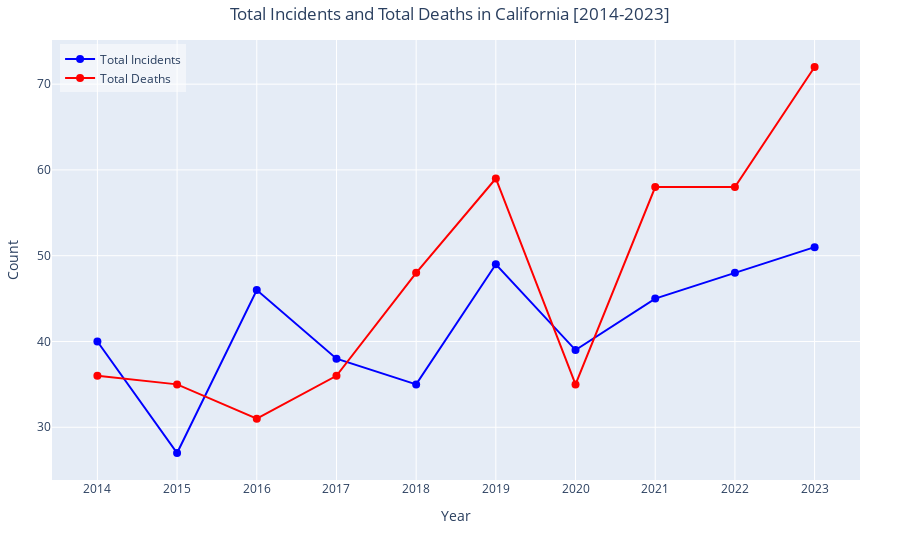

Write notebook code for a chart like this one.
### Code cell
data_california = data[data['State'] == 'California']

# Convert 'Incident Date' to datetime and extract the year
data_california['Incident Date'] = pd.to_datetime(data_california['Incident Date'])
data_california['Year'] = data_california['Incident Date'].dt.year

# Calculate total incidents and total deaths per year
total_per_year = data_california.groupby('Year').agg(
    total_incidents=('Incident ID', 'count'),
    total_deaths=('Victims Killed', 'sum')
).reset_index()

fig = go.Figure()

fig.add_trace(go.Scatter(
    x=total_per_year['Year'],
    y=total_per_year['total_incidents'],
    mode='lines+markers',
    name='Total Incidents',
    line=dict(color='blue'),
    marker=dict(symbol='circle', size=8)
))

# Add line for total deaths
fig.add_trace(go.Scatter(
    x=total_per_year['Year'],
    y=total_per_year['total_deaths'],
    mode='lines+markers',
    name='Total Deaths',
    line=dict(color='red'),
    marker=dict(symbol='circle', size=8)
))

fig.update_layout(
    title='Total Incidents and Total Deaths in California [2014-2023]',
    title_x=0.5,
    xaxis_title='Year',
    yaxis_title='Count',
    yaxis=dict(showgrid=True),
    xaxis=dict(showgrid=True),
    margin=dict(l=40, r=40, t=40, b=80),
    legend=dict(
        x=0.01,
        y=0.99,
        bgcolor='rgba(255, 255, 255, 0.5)'
    ),
)

fig.update_xaxes(tickmode='array', tickvals=total_per_year['Year'], ticktext=total_per_year['Year'])

fig.show()

### Figure 1 — Plotly figure (JSON) as saved in the notebook; plotly's stock layout.template omitted (floating-point values rounded to 4 significant figures)
{"data": [{"line": {"color": "blue"}, "marker": {"size": 8, "symbol": "circle"}, "mode": "lines+markers", "name": "Total Incidents", "type": "scatter", "x": [2014, 2015, 2016, 2017, 2018, 2019, 2020, 2021, 2022, 2023], "y": [40, 27, 46, 38, 35, 49, 39, 45, 48, 51]}, {"line": {"color": "red"}, "marker": {"size": 8, "symbol": "circle"}, "mode": "lines+markers", "name": "Total Deaths", "type": "scatter", "x": [2014, 2015, 2016, 2017, 2018, 2019, 2020, 2021, 2022, 2023], "y": [36, 35, 31, 36, 48, 59, 35, 58, 58, 72]}], "layout": {"legend": {"bgcolor": "rgba(255, 255, 255, 0.5)", "x": 0.01, "y": 0.99}, "margin": {"b": 80, "l": 40, "r": 40, "t": 40}, "title": {"text": "Total Incidents and Total Deaths in California [2014-2023]", "x": 0.5}, "xaxis": {"showgrid": true, "tickmode": "array", "ticktext": [2014, 2015, 2016, 2017, 2018, 2019, 2020, 2021, 2022, 2023], "tickvals": [2014, 2015, 2016, 2017, 2018, 2019, 2020, 2021, 2022, 2023], "title": {"text": "Year"}}, "yaxis": {"showgrid": true, "title": {"text": "Count"}}}}
